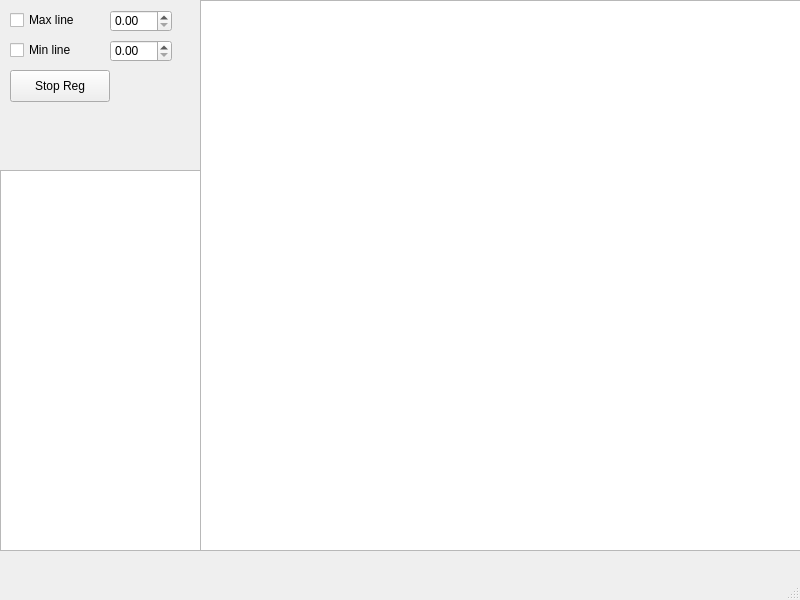
<?xml version="1.0" encoding="UTF-8"?>
<ui version="4.0">
 <class>MainWindow</class>
 <widget class="QMainWindow" name="MainWindow">
  <property name="geometry">
   <rect>
    <x>0</x>
    <y>0</y>
    <width>800</width>
    <height>600</height>
   </rect>
  </property>
  <property name="windowTitle">
   <string>MainWindow</string>
  </property>
  <widget class="QWidget" name="centralwidget">
   <widget class="QGraphicsView" name="graphicsView">
    <property name="geometry">
     <rect>
      <x>200</x>
      <y>0</y>
      <width>601</width>
      <height>551</height>
     </rect>
    </property>
   </widget>
   <widget class="QWidget" name="horizontalLayoutWidget">
    <property name="geometry">
     <rect>
      <x>0</x>
      <y>0</y>
      <width>201</width>
      <height>551</height>
     </rect>
    </property>
    <layout class="QHBoxLayout" name="horizontalLayout">
     <item>
      <widget class="QWidget" name="widget" native="true">
       <widget class="QCheckBox" name="maxLineCheckBox">
        <property name="geometry">
         <rect>
          <x>10</x>
          <y>10</y>
          <width>85</width>
          <height>20</height>
         </rect>
        </property>
        <property name="text">
         <string>Max line</string>
        </property>
       </widget>
       <widget class="QCheckBox" name="minLineCheckBox">
        <property name="geometry">
         <rect>
          <x>10</x>
          <y>40</y>
          <width>85</width>
          <height>20</height>
         </rect>
        </property>
        <property name="text">
         <string>Min line</string>
        </property>
       </widget>
       <widget class="QDoubleSpinBox" name="maxSpinBox">
        <property name="geometry">
         <rect>
          <x>110</x>
          <y>10</y>
          <width>62</width>
          <height>22</height>
         </rect>
        </property>
       </widget>
       <widget class="QDoubleSpinBox" name="minSpinBox">
        <property name="geometry">
         <rect>
          <x>110</x>
          <y>40</y>
          <width>62</width>
          <height>22</height>
         </rect>
        </property>
       </widget>
       <widget class="QListView" name="listView">
        <property name="geometry">
         <rect>
          <x>0</x>
          <y>170</y>
          <width>201</width>
          <height>381</height>
         </rect>
        </property>
       </widget>
       <widget class="QPushButton" name="stopRegButton">
        <property name="geometry">
         <rect>
          <x>10</x>
          <y>70</y>
          <width>100</width>
          <height>32</height>
         </rect>
        </property>
        <property name="text">
         <string>Stop Reg</string>
        </property>
       </widget>
      </widget>
     </item>
    </layout>
   </widget>
  </widget>
  <widget class="QMenuBar" name="menubar">
   <property name="geometry">
    <rect>
     <x>0</x>
     <y>0</y>
     <width>800</width>
     <height>24</height>
    </rect>
   </property>
  </widget>
  <widget class="QStatusBar" name="statusbar"/>
 </widget>
 <resources/>
 <connections/>
</ui>
